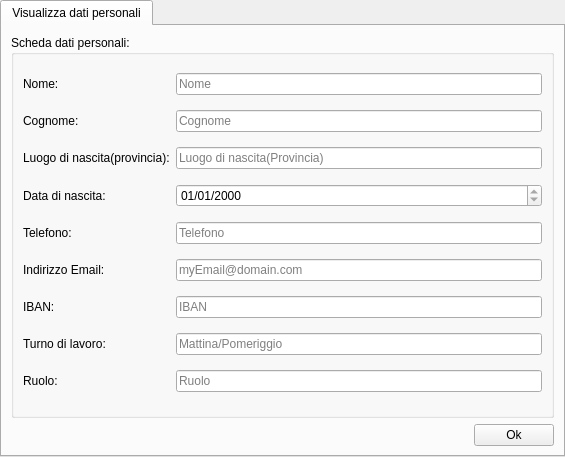
<?xml version="1.0" encoding="UTF-8"?>
<ui version="4.0">
 <class>tabVisualizzaDatiPersonali</class>
 <widget class="QTabWidget" name="tabVisualizzaDatiPersonali">
  <property name="geometry">
   <rect>
    <x>0</x>
    <y>0</y>
    <width>565</width>
    <height>457</height>
   </rect>
  </property>
  <property name="windowTitle">
   <string>Visualizza dati personali</string>
  </property>
  <widget class="QWidget" name="VisualizzaDatiPersonaliReceptionist">
   <attribute name="title">
    <string>Visualizza dati personali</string>
   </attribute>
   <layout class="QGridLayout" name="gridLayout">
    <item row="1" column="1">
     <widget class="QPushButton" name="btnOk">
      <property name="text">
       <string>Ok</string>
      </property>
     </widget>
    </item>
    <item row="1" column="0">
     <spacer name="horizontalSpacer">
      <property name="orientation">
       <enum>Qt::Horizontal</enum>
      </property>
      <property name="sizeHint" stdset="0">
       <size>
        <width>40</width>
        <height>20</height>
       </size>
      </property>
     </spacer>
    </item>
    <item row="0" column="0" colspan="2">
     <widget class="QGroupBox" name="groupboxSchedaVisualizzazioneDatiPersonaliReceptionist">
      <property name="title">
       <string>Scheda dati personali:</string>
      </property>
      <layout class="QGridLayout" name="gridLayout_2">
       <item row="8" column="0">
        <widget class="QLabel" name="labelRuolo">
         <property name="text">
          <string>Ruolo:</string>
         </property>
        </widget>
       </item>
       <item row="0" column="2">
        <widget class="QLineEdit" name="lineeditNome">
         <property name="text">
          <string/>
         </property>
         <property name="readOnly">
          <bool>true</bool>
         </property>
         <property name="placeholderText">
          <string>Nome</string>
         </property>
        </widget>
       </item>
       <item row="0" column="0">
        <widget class="QLabel" name="labelNome">
         <property name="text">
          <string>Nome:</string>
         </property>
        </widget>
       </item>
       <item row="6" column="0">
        <widget class="QLabel" name="labelIBAN">
         <property name="text">
          <string>IBAN:</string>
         </property>
        </widget>
       </item>
       <item row="1" column="2">
        <widget class="QLineEdit" name="lineeditCognome">
         <property name="readOnly">
          <bool>true</bool>
         </property>
         <property name="placeholderText">
          <string>Cognome</string>
         </property>
        </widget>
       </item>
       <item row="3" column="0">
        <widget class="QLabel" name="labelDataDiNascita">
         <property name="text">
          <string>Data di nascita:</string>
         </property>
        </widget>
       </item>
       <item row="1" column="0">
        <widget class="QLabel" name="labelCognome">
         <property name="text">
          <string>Cognome:</string>
         </property>
        </widget>
       </item>
       <item row="2" column="0">
        <widget class="QLabel" name="labelLuogoDiNascitaProvincia">
         <property name="text">
          <string>Luogo di nascita(provincia):</string>
         </property>
        </widget>
       </item>
       <item row="5" column="0">
        <widget class="QLabel" name="labelIndirizzoEmail">
         <property name="text">
          <string>Indirizzo Email:</string>
         </property>
        </widget>
       </item>
       <item row="4" column="0">
        <widget class="QLabel" name="labelTelefono">
         <property name="text">
          <string>Telefono:</string>
         </property>
        </widget>
       </item>
       <item row="2" column="2">
        <widget class="QLineEdit" name="lineeditLuogoDiNascitaProvincia">
         <property name="readOnly">
          <bool>true</bool>
         </property>
         <property name="placeholderText">
          <string>Luogo di nascita(Provincia)</string>
         </property>
        </widget>
       </item>
       <item row="7" column="0">
        <widget class="QLabel" name="labelTurnoDiLavoro">
         <property name="text">
          <string>Turno di lavoro:</string>
         </property>
        </widget>
       </item>
       <item row="4" column="2">
        <widget class="QLineEdit" name="lineeditTelefono">
         <property name="readOnly">
          <bool>true</bool>
         </property>
         <property name="placeholderText">
          <string>Telefono</string>
         </property>
        </widget>
       </item>
       <item row="5" column="2">
        <widget class="QLineEdit" name="lineeditIndirizzoEmail">
         <property name="readOnly">
          <bool>true</bool>
         </property>
         <property name="placeholderText">
          <string>myEmail@domain.com</string>
         </property>
        </widget>
       </item>
       <item row="6" column="2">
        <widget class="QLineEdit" name="lineeditIBAN">
         <property name="readOnly">
          <bool>true</bool>
         </property>
         <property name="placeholderText">
          <string>IBAN</string>
         </property>
        </widget>
       </item>
       <item row="8" column="2">
        <widget class="QLineEdit" name="lineeditRuolo">
         <property name="readOnly">
          <bool>true</bool>
         </property>
         <property name="placeholderText">
          <string>Ruolo</string>
         </property>
        </widget>
       </item>
       <item row="3" column="2">
        <widget class="QDateEdit" name="dateeditDataDiNascita">
         <property name="readOnly">
          <bool>true</bool>
         </property>
         <property name="displayFormat">
          <string>dd/MM/yyyy</string>
         </property>
        </widget>
       </item>
       <item row="7" column="2">
        <widget class="QLineEdit" name="lineeditTurnoDiLavoro">
         <property name="text">
          <string/>
         </property>
         <property name="readOnly">
          <bool>true</bool>
         </property>
         <property name="placeholderText">
          <string>Mattina/Pomeriggio</string>
         </property>
        </widget>
       </item>
      </layout>
     </widget>
    </item>
   </layout>
  </widget>
 </widget>
 <resources/>
 <connections/>
</ui>
